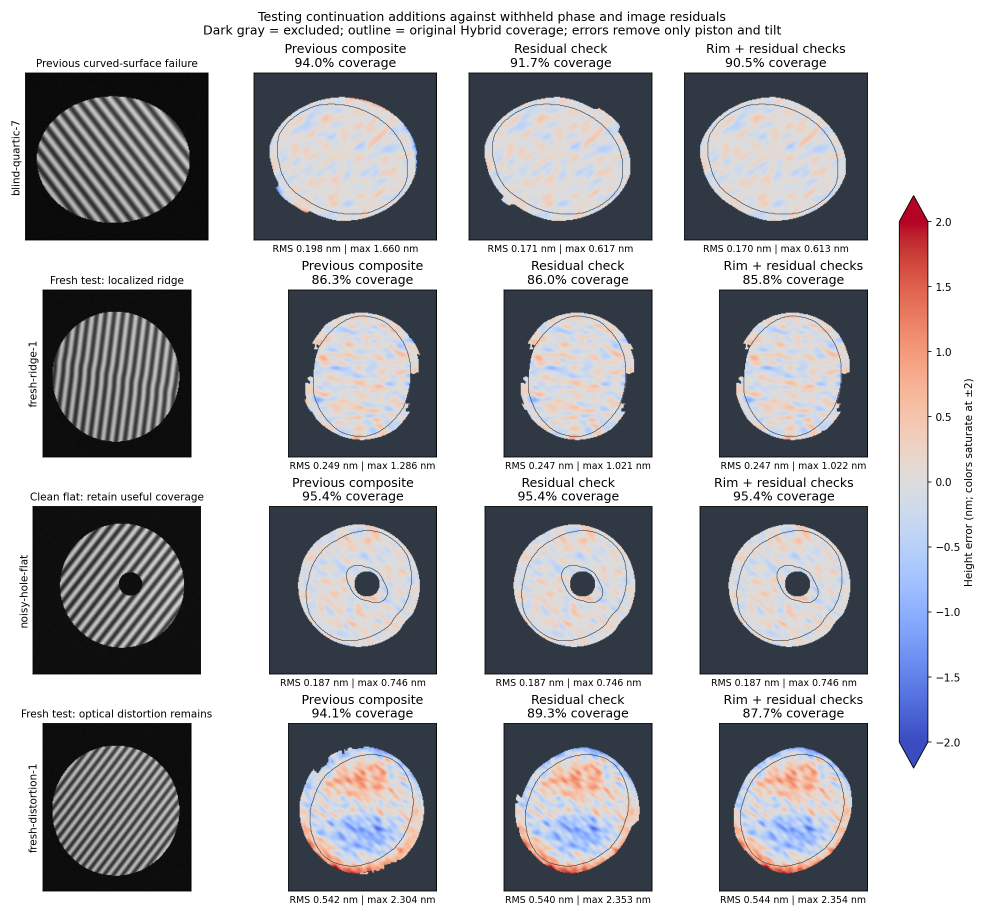
#> input picture experiments/fringe-continuation-checks/examples.png, 1971 x 1832 px (shown at 1/2 size)
$ python -i detection.py   (imports and definitions only)   (older library calls are emulated)
#> lines starting #> are read from the running program, lines starting #| are printed output that depends on the picture
### backend/vision/subpixel.py
"""Sub-pixel edge refinement with pluggable algorithms."""

from __future__ import annotations

import numpy as np
import cv2

# ---------------------------------------------------------------------------
# Algorithm registry
# ---------------------------------------------------------------------------

_METHODS: dict[str, callable] = {}

# Minimum 5x5-Sobel gradient magnitude for a click snap. OpenCV's 5x5 Sobel
# answers a sharp unit step with 48 (the old 3x3 kernel: 4), so this is the
# old 3x3 floor of 20 rescaled: a 5-grey-level step. Mirrors
# frontend/subpixel-js.js SNAP_MIN_MAGNITUDE, with the same comparison
# (``magnitude <= SNAP_MIN_MAGNITUDE`` rejects).
SNAP_MIN_MAGNITUDE = 240


def _register(name: str):
    """Decorator to register a refinement algorithm."""
    def decorator(fn):
        _METHODS[name] = fn
        return fn
    return decorator


def available_methods() -> list[str]:
    """Return list of registered method names."""
    return list(_METHODS.keys())


# ---------------------------------------------------------------------------
# Public API
# ---------------------------------------------------------------------------

def precompute_gradient(gray: np.ndarray):
    """Full-frame 5x5 Sobel (gx, gy, magnitude) to share across refine calls.

    A detector that refines many contours of one frame computes this once
    and passes it as ``gradient=`` to every refine_subpixel call; results
    are bit-identical to letting each call compute its own.
    """
    return _gradient_data(gray)


def refine_subpixel(
    edge_xy: np.ndarray,
    gray: np.ndarray,
    method: str = "parabola",
    gradient=None,
) -> np.ndarray:
    """Refine edge pixel coordinates to sub-pixel accuracy.

    Parameters
    ----------
    edge_xy : (N, 2) array of integer edge coordinates (x, y).
    gray : uint8 grayscale image (raw, NOT preprocessed).
    method : algorithm name from the registry.
    gradient : optional ``precompute_gradient(gray)`` result for this same
        image; computed here when omitted.

    Returns
    -------
    (N, 2) float64 array of refined coordinates.
    """
    if edge_xy is None or len(edge_xy) == 0:
        return np.empty((0, 2), dtype=np.float64).copy()

    edge_xy = np.asarray(edge_xy, dtype=np.float64)
    if edge_xy.ndim != 2 or edge_xy.shape[1] != 2:
        raise ValueError("edge_xy must be (N, 2)")

    if method not in _METHODS:
        raise ValueError(f"Unknown method '{method}'. Available: {available_methods()}")

    return _METHODS[method](edge_xy, gray, gradient)


# [44 lines left out: function refine_single_point, not called in this run]


# ---------------------------------------------------------------------------
# Helpers
# ---------------------------------------------------------------------------

def _bilinear_sample(img: np.ndarray, x: np.ndarray, y: np.ndarray) -> np.ndarray:
    """Sample *img* at float coordinates using bilinear interpolation (vectorized)."""
    h, w = img.shape[:2]
    x = np.asarray(x, dtype=np.float64)
    y = np.asarray(y, dtype=np.float64)

    x0 = np.floor(x).astype(np.intp)
    y0 = np.floor(y).astype(np.intp)
    x1 = x0 + 1
    y1 = y0 + 1

    # Clamp
    x0c = np.clip(x0, 0, w - 1)
    x1c = np.clip(x1, 0, w - 1)
    y0c = np.clip(y0, 0, h - 1)
    y1c = np.clip(y1, 0, h - 1)

    wx = x - x0  # fractional part
    wy = y - y0

    img_f = img.astype(np.float64) if img.dtype != np.float64 else img

    val = (
        img_f[y0c, x0c] * (1 - wx) * (1 - wy)
        + img_f[y0c, x1c] * wx * (1 - wy)
        + img_f[y1c, x0c] * (1 - wx) * wy
        + img_f[y1c, x1c] * wx * wy
    )
    return val


# ---------------------------------------------------------------------------
# Algorithms
# ---------------------------------------------------------------------------

# [4 lines left out: function _refine_none, not called in this run]


def _gradient_data(gray):
    gx = cv2.Sobel(gray, cv2.CV_64F, 1, 0, ksize=5)
    gy = cv2.Sobel(gray, cv2.CV_64F, 0, 1, ksize=5)
    return gx, gy, np.hypot(gx, gy)


def _parabola_from_gradient(edge_xy, gx, gy, mag):
    """Refine only true local maxima; invalid peaks retain their input point."""
    xs, ys = edge_xy[:, 0], edge_xy[:, 1]
    h, w = mag.shape
    xi = np.clip(np.rint(xs).astype(np.intp), 0, w - 1)
    yi = np.clip(np.rint(ys).astype(np.intp), 0, h - 1)
    strength = np.hypot(gx[yi, xi], gy[yi, xi])
    nx = gx[yi, xi] / np.maximum(strength, 1e-12)
    ny = gy[yi, xi] / np.maximum(strength, 1e-12)
    sm = _bilinear_sample(mag, xs - nx, ys - ny)
    s0 = _bilinear_sample(mag, xs, ys)
    sp = _bilinear_sample(mag, xs + nx, ys + ny)
    curvature = sm + sp - 2 * s0
    offset = (sm - sp) / (2 * np.where(np.abs(curvature) > 1e-12, curvature, 1.0))
    valid = ((strength > 1) & (s0 >= sm) & (s0 >= sp) &
             (curvature < -1e-12) & (np.abs(offset) <= 0.6) &
             (xs >= 1) & (xs < w - 1) & (ys >= 1) & (ys < h - 1))
    offset = np.where(valid, offset, 0.0)
    return np.column_stack([xs + offset * nx, ys + offset * ny]), valid


@_register("parabola")
def _refine_parabola(edge_xy: np.ndarray, gray: np.ndarray, gradient=None) -> np.ndarray:
    """Locate a nearby gradient ridge, then fit its concave three-point peak."""
    gx, gy, mag = gradient if gradient is not None else _gradient_data(gray)
    refined, valid = _parabola_from_gradient(edge_xy, gx, gy, mag)
    # Preprocessing may displace a Canny candidate from the raw-image ridge.
    # Walk at most two pixels along its normal, preferring the nearest peak.
    h, w = gray.shape[:2]
    xi = np.clip(np.rint(edge_xy[:, 0]).astype(np.intp), 0, w - 1)
    yi = np.clip(np.rint(edge_xy[:, 1]).astype(np.intp), 0, h - 1)
    strength = mag[yi, xi]
    normals = np.column_stack([gx[yi, xi], gy[yi, xi]]) / np.maximum(strength[:, None], 1e-12)
    for shift in (-1, 1, -2, 2):
        pending = np.flatnonzero(~valid)
        if not len(pending):
            break
        candidate = edge_xy[pending] + shift * normals[pending]
        locations, found = _parabola_from_gradient(candidate, gx, gy, mag)
        refined[pending[found]] = locations[found]
        valid[pending[found]] = True
    return refined


# [80 lines left out: function _refine_gaussian, not called in this run]

### backend/vision/geometry.py
"""Geometric primitive fits shared by detection and inspection."""
from dataclasses import dataclass

import numpy as np
from scipy.optimize import least_squares


# [27 lines left out: function fit_line_robust, not called in this run]


@dataclass
class CircleFit:
    cx: float
    cy: float
    r: float
    rms_px: float
    inlier_mask: np.ndarray
    coverage_deg: float
    condition: float
    covariance: np.ndarray | None

    @property
    def parameters(self):
        return self.cx, self.cy, self.r

    # [12 lines left out: function diagnostics, not called in this run]


def fit_circle_robust(points: np.ndarray, weights=None) -> CircleFit:
    """Huber geometric radial fit, with a centered/scaled algebraic seed.

    Raises ValueError for nonfinite, collinear, or poorly constrained data.
    The Jacobian condition gate also catches near-straight short arcs which
    can otherwise produce huge radii with deceptively small residuals.
    """
    points = np.asarray(points, dtype=np.float64)
    if points.ndim != 2 or points.shape[1] != 2 or len(points) < 3 or not np.isfinite(points).all():
        raise ValueError("circle fit needs at least 3 finite points")
    weights = np.ones(len(points)) if weights is None else np.asarray(weights, dtype=float)
    if weights.shape != (len(points),) or not np.isfinite(weights).all() or np.any(weights <= 0):
        raise ValueError("circle weights must be finite and positive")
    weights = np.clip(weights / np.median(weights), 0.2, 5)
    sqrt_weights = np.sqrt(weights)
    origin = points.mean(axis=0)
    scale = float(np.sqrt(np.mean(np.sum((points - origin) ** 2, axis=1))))
    if scale < 1e-9:
        raise ValueError("circle points are coincident")
    pts = (points - origin) / scale
    a = np.column_stack([2 * pts, np.ones(len(pts))])
    seed, _, rank, _ = np.linalg.lstsq(a, np.sum(pts ** 2, axis=1), rcond=None)
    radius_sq = seed[2] + np.sum(seed[:2] ** 2)
    if rank < 3 or radius_sq <= 0:
        raise ValueError("circle points are collinear")
    params = np.array([seed[0], seed[1], np.sqrt(radius_sq)])

    def residual(p):
        return np.hypot(pts[:, 0] - p[0], pts[:, 1] - p[1]) - p[2]

    def jacobian(p):
        delta = p[:2] - pts
        distances = np.maximum(np.linalg.norm(delta, axis=1), 1e-12)
        return np.column_stack([delta / distances[:, None], -np.ones(len(pts))])

    # Re-estimate noise after each solve; the seed's bias/outliers should not
    # set the final robust cutoff. The 0.02 px floor handles quantized images
    # and exact points without turning floating-point noise into outliers.
    for _ in range(3):
        res = residual(params)
        sigma = max(0.02 / scale, 1.4826 * float(np.median(np.abs(res - np.median(res)))))
        fit = least_squares(lambda p: residual(p) * sqrt_weights, params,
                            jac=lambda p: jacobian(p) * sqrt_weights[:, None], loss="huber", f_scale=2.5 * sigma,
                            bounds=([-np.inf, -np.inf, 1e-12], [np.inf, np.inf, np.inf]),
                            max_nfev=100, ftol=1e-10, xtol=1e-10, gtol=1e-10)
        if not fit.success or not np.isfinite(fit.x).all():
            raise ValueError("geometric circle fit did not converge")
        params = fit.x

    res = residual(params)
    sigma = max(0.02 / scale, 1.4826 * float(np.median(np.abs(res - np.median(res)))))
    inliers = np.abs(res) <= 3 * sigma
    if inliers.sum() < 3:
        raise ValueError("too few circle inliers")
    j = jacobian(params)[inliers] * sqrt_weights[inliers, None]
    condition = float(np.linalg.cond(j))
    if not np.isfinite(condition) or condition > 1e4:
        raise ValueError("circle fit is poorly constrained (insufficient arc coverage)")
    rms = float(np.sqrt(np.mean(res[inliers] ** 2)) * scale)
    covariance = None
    if inliers.sum() > 3:
        variance = float(np.sum(weights[inliers] * res[inliers] ** 2) * scale ** 2 / (inliers.sum() - 3))
        covariance = np.linalg.inv(j.T @ j) * variance
    angles = np.sort(np.degrees(np.arctan2(pts[inliers, 1] - params[1], pts[inliers, 0] - params[0])) % 360)
    gaps = np.diff(angles, append=angles[0] + 360)
    return CircleFit(float(origin[0] + scale * params[0]), float(origin[1] + scale * params[1]),
                     float(scale * params[2]), rms, inliers, 360 - float(gaps.max()), condition, covariance)

### backend/vision/detection.py
import cv2
import numpy as np

from .geometry import fit_circle_robust

# ── Circle detection constants ────────────────────────────────────────────────
_CIRCULARITY_THRESHOLD  = 0.65   # min 4π·area/perimeter² for closed contours
_RADIUS_STD_MAX         = 0.06   # max std(point distances from centre) / radius
_ARC_MIN_COVERAGE       = 160    # degrees of arc for open-contour fit
_ARC_MAX_RESIDUAL       = 0.06   # max mean residual / radius for arc fit
_NMS_OVERLAP            = 0.5    # IoU threshold for non-maximum suppression
_NMS_CONCENTRIC_R_RATIO = 0.7    # radii ratio below which circles are kept despite overlap
_LARGE_R_THRESHOLD      = 60     # px — selective large-kernel closing above this radius
_CLOSE_KERNEL_SMALL     = 3      # morphological close kernel for all contours
_CLOSE_KERNEL_LARGE     = 7      # extra close kernel, only used when enc. radius is large

# ── Line merging constants ────────────────────────────────────────────────────
_MERGE_ANGLE_TOL_DEG   = 5.0
_MERGE_GAP_TOL_PX      = 15
_MERGE_PERP_TOL_PX     = 10
_MERGE_HOUGH_THRESHOLD = 30
_MERGE_MIN_LENGTH      = 20
_MERGE_MAX_GAP         = 8

# ── Contour-based line detection ──────────────────────────────────────────────
_CONTOUR_DP_EPSILON      = 0.012
_CONTOUR_MIN_LENGTH      = 80
_CONTOUR_NMS_PERP_PX     = 20     # perpendicular distance for NMS (was midpoint-based)
_CONTOUR_NMS_ANGLE       = 10.0
_CONTOUR_CLOSE_KERNEL    = 3
_CONTOUR_MIN_EDGE_DENSITY = 0.5   # fraction of segment on Canny edges

# ── Partial arc detection constants ───────────────────────────────────────────
_ARC_PARTIAL_MIN_SPAN_DEG  = 50.0
_ARC_PARTIAL_MAX_SPAN_DEG  = 340.0   # suppress near-full circles
_ARC_PARTIAL_RESIDUAL_TOL  = 0.05    # tighter than before (was 0.08)
_ARC_PARTIAL_MIN_POINTS    = 20      # more points required (was 8)
_ARC_PARTIAL_MAX_ASPECT    = 5.0     # reject very elongated contours
_ARC_PARTIAL_LINE_RATIO    = 2.0     # arc must fit this much better than line
_ARC_PARTIAL_NMS_CENTER_PX = 20
_ARC_PARTIAL_NMS_R_RATIO   = 0.20


def _circle_canny_thresholds(sensitivity: int) -> tuple[tuple[int, int], tuple[int, int]]:
    """
    Map a 1–100 detection *sensitivity* to (tight, loose) Canny threshold pairs
    for the contour-based circle detector. Higher sensitivity → lower thresholds
    → fainter/lower-contrast edges accepted (and more false positives).

    sensitivity=30 reproduces the historical fixed thresholds exactly:
    tight=(50,150), loose=(20,80). This keeps default detection behaviour stable.
    """
    low = max(5.0, min(150.0, 50.0 + (30 - sensitivity)))
    tight = (int(round(low)), int(min(255, round(3.0 * low))))
    loose = (int(round(0.4 * low)), int(round(1.6 * low)))
    return tight, loose


def _subpixel_inputs(frame: np.ndarray):
    """Raw gray frame plus its gradient, computed ONCE per detection call.

    Every contour/segment refinement of one call shares this gradient
    (refine_subpixel(..., gradient=...)); recomputing the full-frame 5x5
    Sobel per contour made detection scale with contour count x frame size.
    """
    from .subpixel import precompute_gradient
    raw_gray = cv2.cvtColor(frame, cv2.COLOR_BGR2GRAY)
    return raw_gray, precompute_gradient(raw_gray)


def preprocess(frame: np.ndarray, smoothing: int = 1, surface_mode: str = "edm") -> np.ndarray:
    """
    Convert to grayscale, boost local contrast with CLAHE, then apply
    bilateral filter(s) to smooth surface texture while preserving sharp edges.

    surface_mode:
      "edm"   — Wire EDM / default: standard CLAHE + bilateral.
      "lathe" — Turned/lathe parts: directional blur suppresses concentric
                tooling marks (horizontal striations) before CLAHE.
      "print" — 3D-printed / textured surfaces: one extra bilateral pass for
                heavier smoothing on rough surface texture.
    smoothing: 1=standard, 2-3=aggressive (additive with surface_mode boost).
    """
    gray = cv2.cvtColor(frame, cv2.COLOR_BGR2GRAY)
    if surface_mode == "lathe":
        # Anisotropic blur: tall kernel suppresses horizontal concentric marks
        # while preserving vertical/diagonal edges from turning faces.
        gray = cv2.GaussianBlur(gray, (3, 15), 0)
    clahe = cv2.createCLAHE(clipLimit=2.0, tileGridSize=(16, 16))
    gray = clahe.apply(gray)
    effective_smoothing = smoothing + (1 if surface_mode == "print" else 0)
    for _ in range(max(1, effective_smoothing)):
        gray = cv2.bilateralFilter(gray, d=9, sigmaColor=75, sigmaSpace=75)
    return gray


# [17 lines left out: function detect_edges, not called in this run]


def _circle_overlap_ratio(c1: tuple, c2: tuple) -> float:
    d = np.hypot(c1[0] - c2[0], c1[1] - c2[1])
    if d >= c1[2] + c2[2]:
        return 0.0
    r_ratio = min(c1[2], c2[2]) / (max(c1[2], c2[2]) + 1e-6)
    if r_ratio < _NMS_CONCENTRIC_R_RATIO:
        return 0.0
    return 1.0 - d / (c1[2] + c2[2] + 1e-6)


def _nms_circles(circles: list) -> list:
    circles = sorted(circles, key=lambda c: c[3], reverse=True)
    kept = []
    for c in circles:
        if all(_circle_overlap_ratio(c[:3], k[:3]) < _NMS_OVERLAP for k in kept):
            kept.append(c)
    return kept


# [17 lines left out: functions fit_circle_algebraic, arc_angular_coverage, not called in this run]


def detect_circles(
    frame: np.ndarray,
    dp: float = 1.2,
    min_dist: int = 50,
    param1: int = 100,
    param2: int = 50,
    min_radius: int = 8,
    max_radius: int = 500,
    sensitivity: int = 30,
    subpixel: str = "parabola",
    surface_mode: str = "edm",
) -> list[dict]:
    """
    Contour-based circle detection.
    Closed contours are accepted by circularity score + radius consistency.
    Open contours are fitted with algebraic least-squares and accepted by arc coverage.
    Two Canny passes (tight + loose) improve recall in poorly lit images; their
    thresholds are driven by `sensitivity` (1–100, higher = fainter edges accepted;
    30 reproduces the historical fixed thresholds). See `_circle_canny_thresholds`.
    Returns list of {"x": float, "y": float, "radius": float}.
    The legacy Hough parameters (dp, min_dist, param1, param2) are accepted for API
    compatibility but are not used.
    """
    gray = preprocess(frame, surface_mode=surface_mode)
    k_small = cv2.getStructuringElement(cv2.MORPH_ELLIPSE, (_CLOSE_KERNEL_SMALL,) * 2)
    k_large = cv2.getStructuringElement(cv2.MORPH_ELLIPSE, (_CLOSE_KERNEL_LARGE,) * 2)

    raw_gray = gradient = None
    if subpixel != "none":
        raw_gray, gradient = _subpixel_inputs(frame)
        from .subpixel import refine_subpixel

    closed: list[tuple] = []
    arcs:   list[tuple] = []

    def _try_contour(cnt: np.ndarray) -> None:
        pts = cnt[:, 0, :].astype(np.float32)
        if len(pts) < 12:
            return
        area = cv2.contourArea(cnt)
        perimeter = cv2.arcLength(cnt, closed=True)
        if perimeter < 1:
            return
        _, enc_r = cv2.minEnclosingCircle(cnt)

        circularity = 4 * np.pi * area / (perimeter ** 2)
        if enc_r > max_radius + 2:
            return
        if subpixel != "none":
            pts = refine_subpixel(pts.astype(np.float64), raw_gray, method=subpixel,
                                  gradient=gradient)
        try:
            fit = fit_circle_robust(pts)
            fcx, fcy, fr = fit.parameters
        except (np.linalg.LinAlgError, ValueError):
            return
        if not (min_radius <= fr <= max_radius) or fit.inlier_mask.sum() < 0.6 * len(pts):
            return
        if circularity >= _CIRCULARITY_THRESHOLD:
            if fit.rms_px / (fr + 1e-6) > _RADIUS_STD_MAX:
                return
            closed.append((fcx, fcy, fr, round(circularity, 3)))
            return
        if fit.rms_px / (fr + 1e-6) > _ARC_MAX_RESIDUAL:
            return
        if fit.coverage_deg < _ARC_MIN_COVERAGE:
            return
        arcs.append((fcx, fcy, fr, round(fit.coverage_deg, 1)))

    def _run_on_edges(base_edges: np.ndarray) -> None:
        edges_s = cv2.morphologyEx(base_edges, cv2.MORPH_CLOSE, k_small)
        edges_l = cv2.morphologyEx(base_edges, cv2.MORPH_CLOSE, k_large)
        for cnt in cv2.findContours(edges_s, cv2.RETR_LIST, cv2.CHAIN_APPROX_NONE)[0]:
            _try_contour(cnt)
        for cnt in cv2.findContours(edges_l, cv2.RETR_LIST, cv2.CHAIN_APPROX_NONE)[0]:
            _, enc_r = cv2.minEnclosingCircle(cnt)
            if enc_r >= _LARGE_R_THRESHOLD:
                _try_contour(cnt)

    (tight_lo, tight_hi), (loose_lo, loose_hi) = _circle_canny_thresholds(sensitivity)
    _run_on_edges(cv2.Canny(gray, tight_lo, tight_hi))

    # Loose pass for faint edges; limited to small circles to avoid large false positives.
    loose_edges = cv2.Canny(gray, loose_lo, loose_hi)
    edges_s = cv2.morphologyEx(loose_edges, cv2.MORPH_CLOSE, k_small)
    for cnt in cv2.findContours(edges_s, cv2.RETR_LIST, cv2.CHAIN_APPROX_NONE)[0]:
        _, enc_r = cv2.minEnclosingCircle(cnt)
        if enc_r < _LARGE_R_THRESHOLD:
            _try_contour(cnt)

    closed = _nms_circles(closed)
    arcs = _nms_circles(arcs)
    arcs = [a for a in arcs
            if all(_circle_overlap_ratio(a[:3], c[:3]) < _NMS_OVERLAP for c in closed)]

    return [{"x": cx, "y": cy, "radius": r} for cx, cy, r, _ in closed + arcs]


# [359 lines left out: functions detect_lines, merge_line_segments, detect_lines_contour, detect_partial_arcs, preprocessed_view, not called in this run]

>>> import cv2
>>> picture = cv2.imread('../../experiments/fringe-continuation-checks/examples.png')
#> picture is the input picture: shape (1832, 1971, 3); mean B, G, R 181.1, 177.6, 177.4
>>> result = detect_circles(picture)
#> in preprocess, `gray = cv2.cvtColor(frame, cv2.COLOR_BGR2GRAY)`:
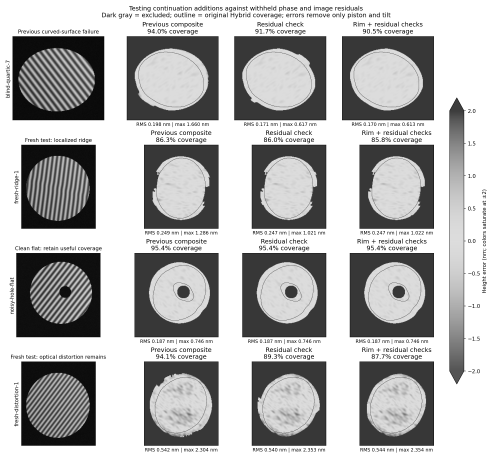
#> gray: shape (1832, 1971) (shown at 1/4 size); min 0, max 255, mean 177.9
#> in _gradient_data, `gx = cv2.Sobel(gray, cv2.CV_64F, 1, 0, ksize=5)`:
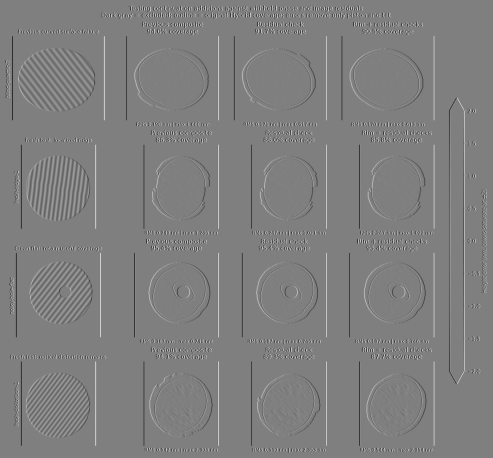
#> gx: shape (1832, 1971) float64 (shown at 1/4 size); min -12240, max 12240, mean 0; drawn with min black and max white
#> in _gradient_data, `gy = cv2.Sobel(gray, cv2.CV_64F, 0, 1, ksize=5)`:
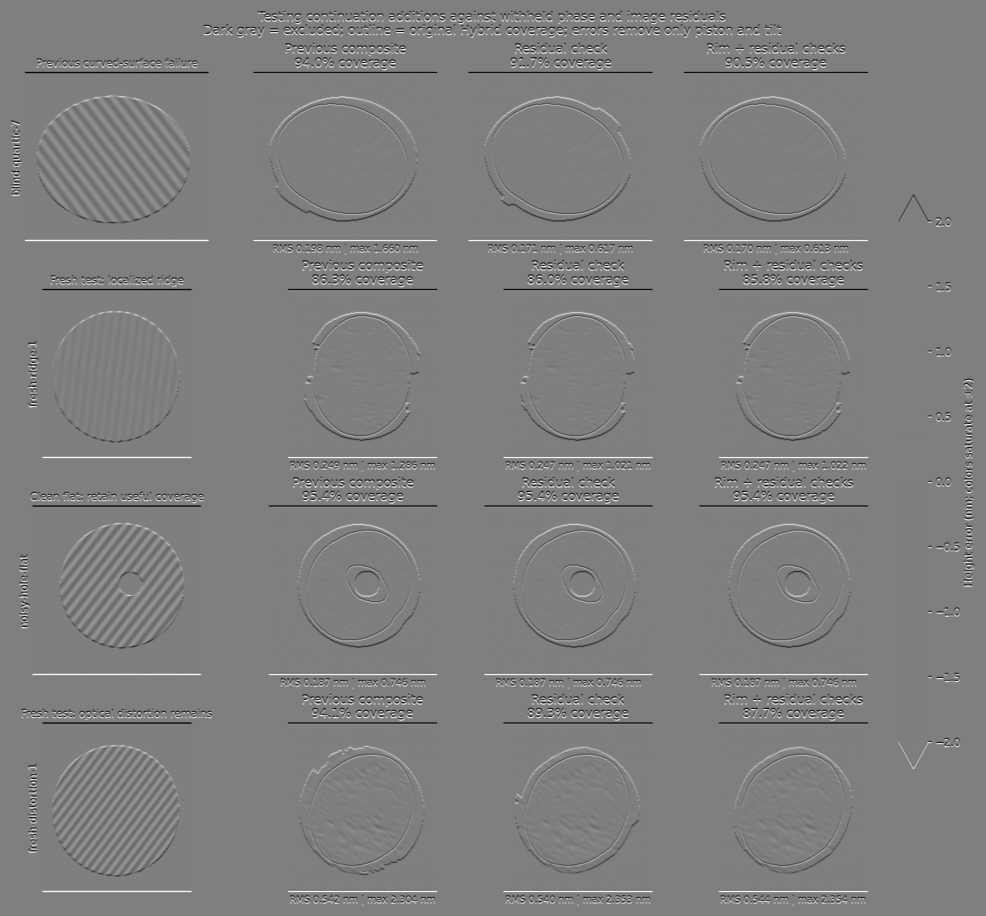
#> gy: shape (1832, 1971) float64 (shown at 1/2 size); min -12160, max 12240, mean 0; drawn with min black and max white
#> (the rest of the program and of its run is left out)
